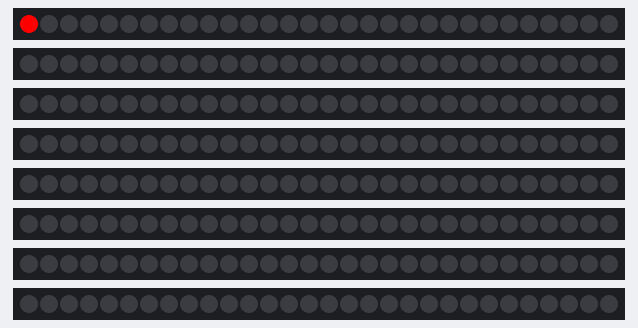
Simulated run of this sketch. Board: Arduino Uno, built with avr-gcc and run on an emulated ATmega328P. Parts: 8 × 30 RGB LEDs in strip order, left to right.

Above: at 0.02 s.
At 4.89 s:
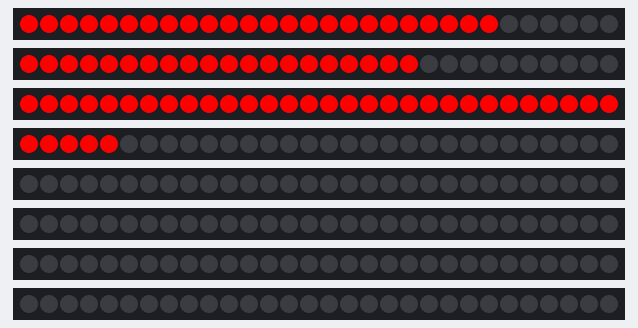
At 9.82 s:
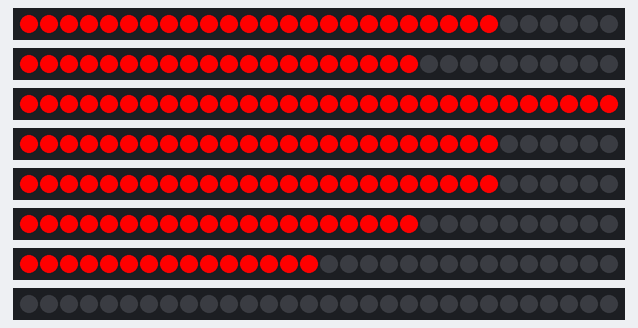
At 19.97 s:
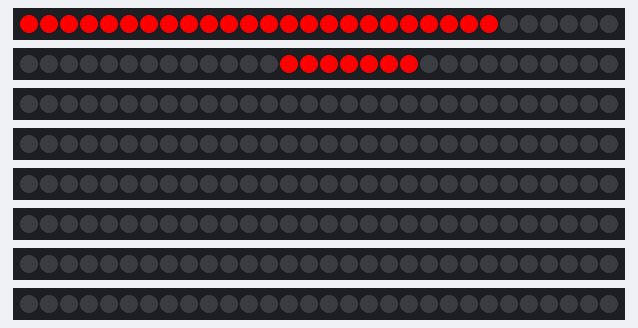
At 29.91 s:
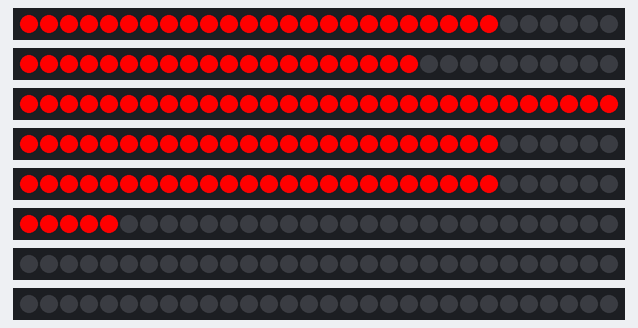
At 39.87 s:
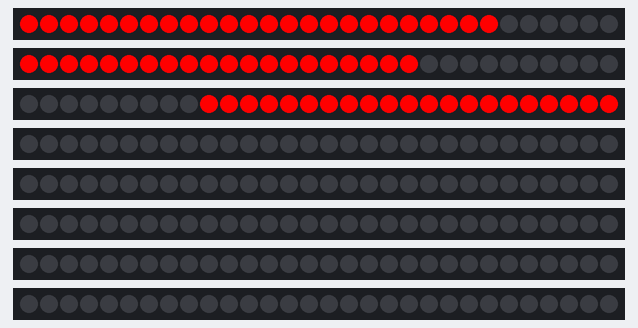

The sketch:

LED_1.ino
```cpp
    #include <FastLED.h>
    #define NUM_STRIPS 8
    #define LED_B 24
    #define LED_O 20
    #define LED_M 30
    #define LED_T 15
    #define LED_Z 17

    /*
    #define B0_INDEX (0)
    #define O0_INDEX (1)
    #define M0_INDEX (2)
    #define B1_INDEX (3)
    #define B2_INDEX (4)
    #define O1_INDEX (5)
    #define T0_INDEX (6)
    #define Z0_INDEX (7)
    */
#define NUM_LEDS_PER_STRIP (30)

  uint8_t numLedPerLetter[] = {LED_B, LED_O, LED_M, LED_B, LED_B, LED_O, LED_T, LED_Z};
    CRGB leds[NUM_STRIPS][NUM_LEDS_PER_STRIP];

   // struct Letter {
    //  uint8_t numLed;
    //  CRGB ledArray[LED_M];//Has the Most LEDS
    //};

  //Letter letterList[8];


void setup() {
  Serial.begin(9600);
  // Setup each letter with pin and numof of led per letter


  //Setup led
  //FastLED.addLeds<NEOPIXEL, letterList[B0_INDEX].pin>(letterList[B0_INDEX], letterList[B0_INDEX].numLed);
 //   FastLED.addLeds<NEOPIXEL, pinArray[0]>(letterList[0].ledArray, letterList[0].numLed);

/*
  FastLED.addLeds<NEOPIXEL, 3>(letterList[B0_INDEX].ledArray, letterList[B0_INDEX].numLed);
  FastLED.addLeds<NEOPIXEL, 4>(letterList[O0_INDEX].ledArray, letterList[O0_INDEX].numLed);
  FastLED.addLeds<NEOPIXEL, 5>(letterList[M0_INDEX].ledArray, letterList[M0_INDEX].numLed);
  FastLED.addLeds<NEOPIXEL, 6>(letterList[B1_INDEX].ledArray, letterList[B1_INDEX].numLed);
  FastLED.addLeds<NEOPIXEL, 8>(letterList[B2_INDEX].ledArray, letterList[B2_INDEX].numLed);
  FastLED.addLeds<NEOPIXEL, 9>(letterList[O1_INDEX].ledArray, letterList[O1_INDEX].numLed);
  FastLED.addLeds<NEOPIXEL, 10>(letterList[T0_INDEX].ledArray, letterList[T0_INDEX].numLed);
  FastLED.addLeds<NEOPIXEL, 11>(letterList[Z0_INDEX].ledArray, letterList[Z0_INDEX].numLed);
*/


  FastLED.addLeds<NEOPIXEL, 3>(leds[0], NUM_LEDS_PER_STRIP);
  FastLED.addLeds<NEOPIXEL, 4>(leds[1], NUM_LEDS_PER_STRIP);
  FastLED.addLeds<NEOPIXEL, 5>(leds[2], NUM_LEDS_PER_STRIP);
  FastLED.addLeds<NEOPIXEL, 6>(leds[3], NUM_LEDS_PER_STRIP);
  FastLED.addLeds<NEOPIXEL, 8>(leds[4], NUM_LEDS_PER_STRIP);
  FastLED.addLeds<NEOPIXEL, 9>(leds[5], NUM_LEDS_PER_STRIP);
  FastLED.addLeds<NEOPIXEL, 10>(leds[6], NUM_LEDS_PER_STRIP);
  FastLED.addLeds<NEOPIXEL, 11>(leds[7], NUM_LEDS_PER_STRIP);


}

void loop() {


  int x = 0;
  for(x = 0; x < NUM_STRIPS; x++) {
    if(x == 1 || x == 2 ) {
      int i = 0;
      for(i = numLedPerLetter[x] - 1; i >= 0; i--) {
        leds[x][i] = CRGB::Red;
        FastLED.show();
        delay(50);
      }
    }
    else {
      int i = 0;
      for(i = 0; i < numLedPerLetter[x]; i++) {
       leds[x][i] = CRGB::Red;
       FastLED.show();
       delay(50);
      }
    }
    delay(50);
  }

  delay(100);
  for(x = NUM_STRIPS - 1; x >= 0; x--) {
    if(x == 1 || x == 2) {
      int i = 0;
      for(i = 0; i < numLedPerLetter[x]; i++) {
        leds[x][i] = CRGB::Black;
        FastLED.show();
        delay(50);
     }
    }
    else {
      int i = 0;
      for(i = numLedPerLetter[x] - 1; i >= 0; i--) {
        leds[x][i] = CRGB::Black;
        FastLED.show();
        delay(50);
      }
    }
    delay(50);
  }

  //for(i = 0; i < index.numLed; i++) //each led


 /*
  // This outer loop will go over each strip, one at a time
  int x = 0;
  int i = 0;
  for( x = 0; x < NUM_STRIPS; x++) {
    // This inner loop will go over each led in the current strip, one at a time
    for( i = 0; i < NUM_LEDS_PER_STRIP; i++) {
      leds[x][i] = CRGB::Red;
      FastLED.show();
      //leds[x][i] = CRGB::Black;
      delay(50);
    }
    delay(1000);
  }
  delay(10000);
  for( x = 0; x < NUM_STRIPS; x++) {
    for( i = 0; i < NUM_LEDS_PER_STRIP; i++) {
      leds[x][i] = CRGB::Black;
      FastLED.show();
      //leds[x][i] = CRGB::Black;
      delay(50);
    }
    delay(1000);
  }
  */
}
```
